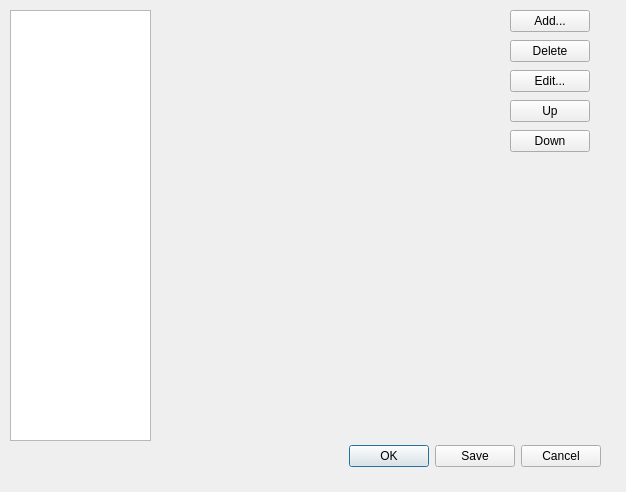
<?xml version="1.0" encoding="UTF-8"?>
<ui version="4.0">
 <class>MigrationManager</class>
 <widget class="QDialog" name="MigrationManager">
  <property name="geometry">
   <rect>
    <x>0</x>
    <y>0</y>
    <width>626</width>
    <height>492</height>
   </rect>
  </property>
  <property name="windowTitle">
   <string>Dialog</string>
  </property>
  <widget class="QDialogButtonBox" name="buttonBox">
   <property name="geometry">
    <rect>
     <x>260</x>
     <y>440</y>
     <width>341</width>
     <height>32</height>
    </rect>
   </property>
   <property name="orientation">
    <enum>Qt::Horizontal</enum>
   </property>
   <property name="standardButtons">
    <set>QDialogButtonBox::Cancel|QDialogButtonBox::Ok|QDialogButtonBox::Save</set>
   </property>
  </widget>
  <widget class="QListWidget" name="migrationsList">
   <property name="geometry">
    <rect>
     <x>10</x>
     <y>10</y>
     <width>141</width>
     <height>431</height>
    </rect>
   </property>
  </widget>
  <widget class="QPushButton" name="addButton">
   <property name="geometry">
    <rect>
     <x>510</x>
     <y>10</y>
     <width>80</width>
     <height>22</height>
    </rect>
   </property>
   <property name="text">
    <string>Add...</string>
   </property>
  </widget>
  <widget class="QPushButton" name="deleteButton">
   <property name="geometry">
    <rect>
     <x>510</x>
     <y>40</y>
     <width>80</width>
     <height>22</height>
    </rect>
   </property>
   <property name="text">
    <string>Delete</string>
   </property>
  </widget>
  <widget class="QPushButton" name="editButton">
   <property name="geometry">
    <rect>
     <x>510</x>
     <y>70</y>
     <width>80</width>
     <height>22</height>
    </rect>
   </property>
   <property name="text">
    <string>Edit...</string>
   </property>
  </widget>
  <widget class="QPushButton" name="upButton">
   <property name="geometry">
    <rect>
     <x>510</x>
     <y>100</y>
     <width>80</width>
     <height>22</height>
    </rect>
   </property>
   <property name="text">
    <string>Up</string>
   </property>
  </widget>
  <widget class="QPushButton" name="downButton">
   <property name="geometry">
    <rect>
     <x>510</x>
     <y>130</y>
     <width>80</width>
     <height>22</height>
    </rect>
   </property>
   <property name="text">
    <string>Down</string>
   </property>
  </widget>
 </widget>
 <resources/>
 <connections>
  <connection>
   <sender>buttonBox</sender>
   <signal>accepted()</signal>
   <receiver>MigrationManager</receiver>
   <slot>accept()</slot>
   <hints>
    <hint type="sourcelabel">
     <x>248</x>
     <y>254</y>
    </hint>
    <hint type="destinationlabel">
     <x>157</x>
     <y>274</y>
    </hint>
   </hints>
  </connection>
  <connection>
   <sender>buttonBox</sender>
   <signal>rejected()</signal>
   <receiver>MigrationManager</receiver>
   <slot>reject()</slot>
   <hints>
    <hint type="sourcelabel">
     <x>316</x>
     <y>260</y>
    </hint>
    <hint type="destinationlabel">
     <x>286</x>
     <y>274</y>
    </hint>
   </hints>
  </connection>
 </connections>
</ui>
